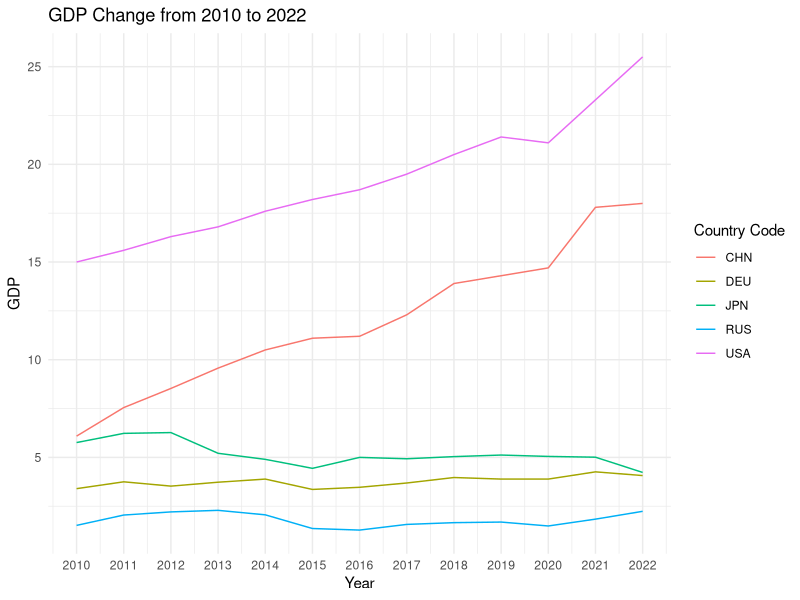
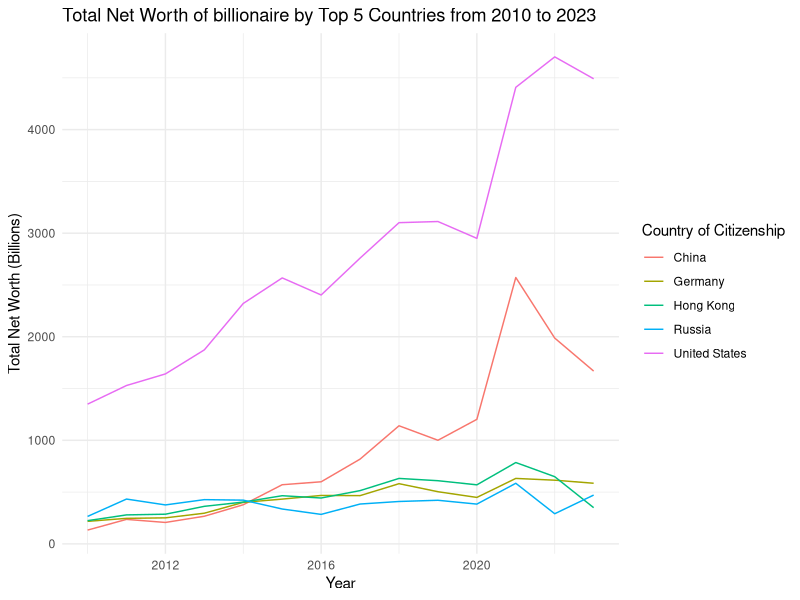
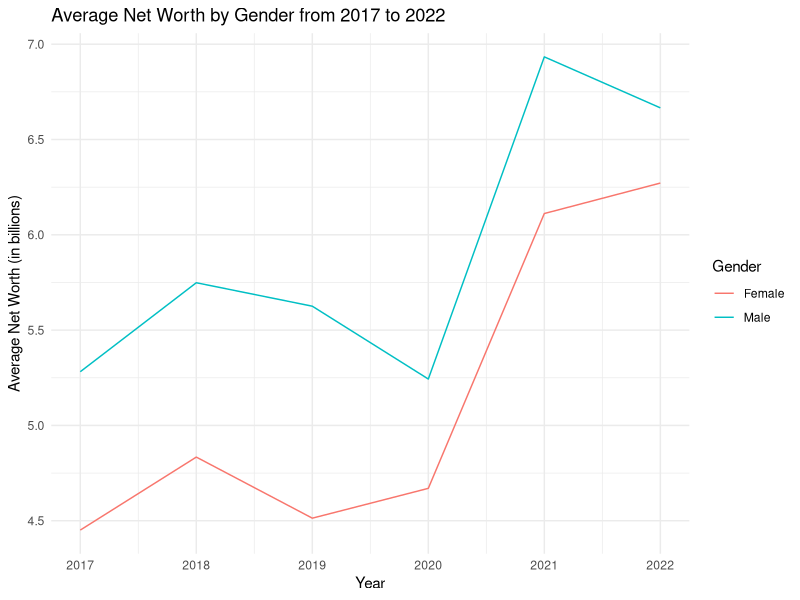
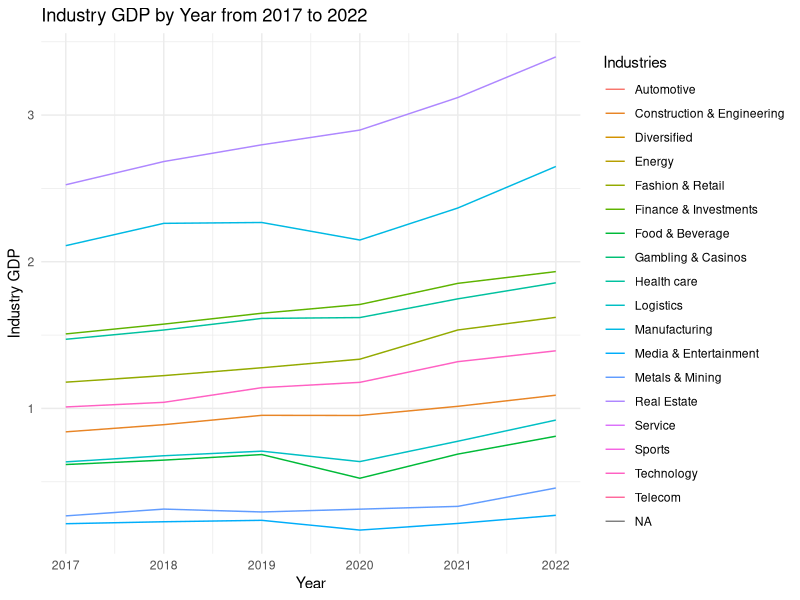
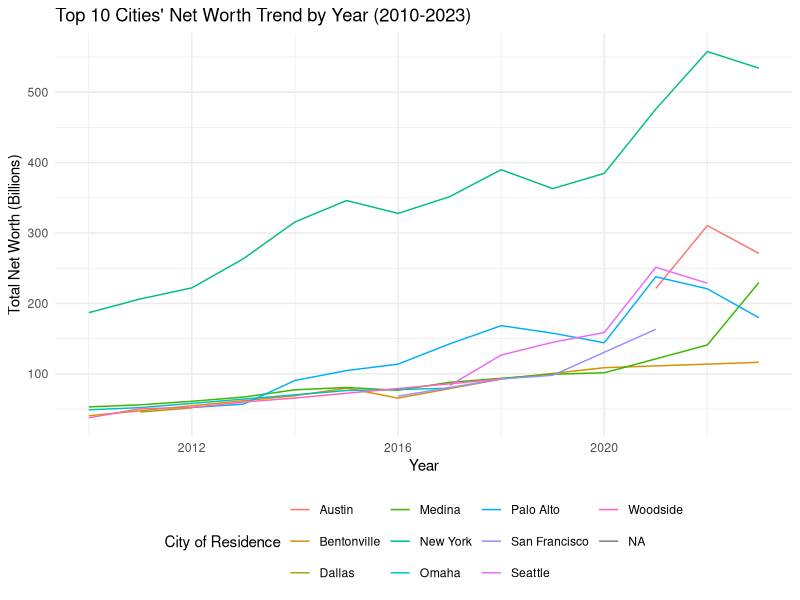
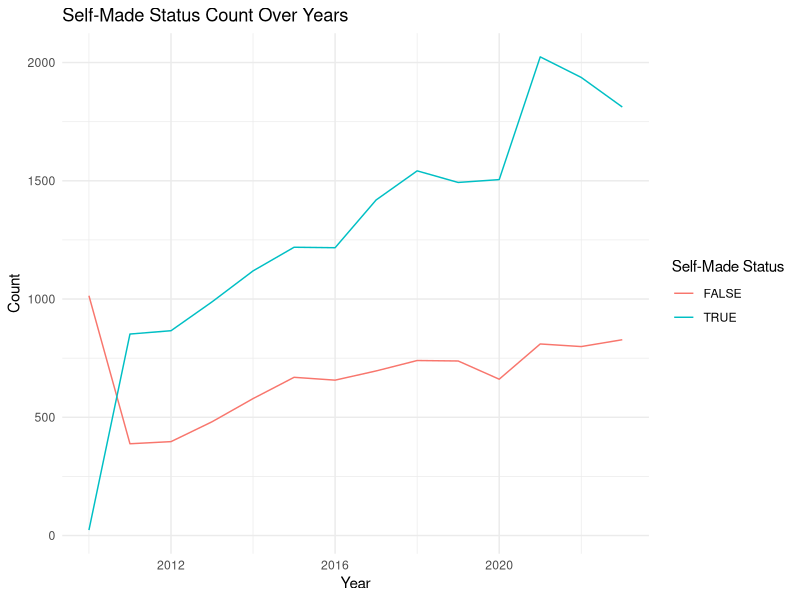

Recreate these plots in R, in order.
## ---- chunk 1
knitr::opts_chunk$set(echo = TRUE, message = FALSE)

library(tidyverse)
library(readxl)
library(dplyr)
library(ggplot2)
## ---- chunk 2
billionaire_gdp_indus_usa <- read.csv("../data/billionaire_gdp_indus_usa.csv")
billionaire_gdp <- read.csv("../data/billionaire_gdp.csv")
gdp <- read.csv("../data/gdp.csv")
## ---- chunk 3
countries <- c("USA", "CHN", "RUS", "JPN", "DEU")

gdp_selected <- 
  gdp[gdp$code %in% countries & gdp$year >= 2010 & gdp$year <= 2022, ]

# draw GDP plot
ggplot(data = gdp_selected, aes(x = year, y = gdp, color = code)) +
  geom_line() +
  theme_minimal() +
  labs(title = "GDP Change from 2010 to 2022",
       x = "Year", y = "GDP",
       color = "Country Code") +
  scale_x_continuous(breaks = 2010:2022) 

## ---- chunk 4
data_filtered <- billionaire_gdp %>%
  filter(year >= 2010 & year <= 2023)

# group by country net worth over time 
total_net_worth_by_country <- data_filtered %>%
  group_by(country_of_citizenship) %>%
  summarise(total_net_worth = sum(net_worth, na.rm = TRUE))

# net worth top 5 countries
top_countries <- total_net_worth_by_country %>%
  top_n(5, total_net_worth) %>%
  pull(country_of_citizenship)

top_countries_data <- data_filtered %>%
  filter(country_of_citizenship %in% top_countries)

total_net_worth_by_year_country <- top_countries_data %>%
  group_by(year, country_of_citizenship) %>%
  summarise(total_net_worth = sum(net_worth, na.rm = TRUE))

# plot
ggplot(total_net_worth_by_year_country, aes(x = year, y = total_net_worth, group = country_of_citizenship, color = country_of_citizenship)) +
  geom_line() +
  theme_minimal() +
  labs(title = "Total Net Worth of billionaire by Top 5 Countries from 2010 to 2023",
       x = "Year", y = "Total Net Worth (Billions)",
       color = "Country of Citizenship")

## ---- chunk 5

billionaires_filtered <- billionaire_gdp_indus_usa %>%
  filter(year >= 2017 & year <= 2022) %>%
  na.omit()

average_net_worth_by_year_gender <- billionaires_filtered %>%
  group_by(year, gender) %>%
  summarise(average_net_worth = mean(net_worth, na.rm = TRUE))

ggplot(average_net_worth_by_year_gender, aes(x = year, y = average_net_worth, color = gender)) +
  geom_line() +
  theme_minimal() +
  labs(title = "Average Net Worth by Gender from 2017 to 2022",
       x = "Year", y = "Average Net Worth (in billions)",
       color = "Gender")

## ---- chunk 6

data_filtered <- billionaire_gdp_indus_usa %>%
  filter(year >= 2017 & year <= 2022)


average_gdp_by_year_industry <- data_filtered %>%
  group_by(year, industries) %>%
  summarise(average_industry_gdp = mean(industry_gdp, na.rm = TRUE))

ggplot(average_gdp_by_year_industry, aes(x = year, y = average_industry_gdp, group = industries, color = industries)) +
  geom_line() +
  theme_minimal() +
  labs(title = "Industry GDP by Year from 2017 to 2022",
       x = "Year", y = "Industry GDP",
       color = "Industries")

## ---- chunk 7

data_filtered <- billionaire_gdp %>%
  filter(year >= 2010 & year <= 2023, country_of_citizenship == "United States")

net_worth_by_city_year <- data_filtered %>%
  group_by(year, city_of_residence) %>%
  summarise(total_net_worth = sum(net_worth, na.rm = TRUE)) %>%
  ungroup()

# top5
top_cities_by_year <- net_worth_by_city_year %>%
  group_by(year) %>%
  slice_max(order_by = total_net_worth, n = 5) %>%
  ungroup()

ggplot(top_cities_by_year, aes(x = year, y = total_net_worth, group = city_of_residence, color = city_of_residence)) +
  geom_line() +
  theme_minimal() +
  labs(title = "Top 10 Cities' Net Worth Trend by Year (2010-2023)",
       x = "Year", y = "Total Net Worth (Billions)",
       color = "City of Residence") +
  theme(legend.position = "bottom")
## ---- chunk 8

self_made_trend <- billionaire_gdp %>%
  group_by(year, self_made) %>%
  summarise(count = n(), .groups = 'drop')


ggplot(self_made_trend, aes(x = year, y = count, color = self_made, group = self_made)) +
  geom_line() +
  theme_minimal() +
  labs(title = "Self-Made Status Count Over Years",
       x = "Year", y = "Count",
       color = "Self-Made Status")

